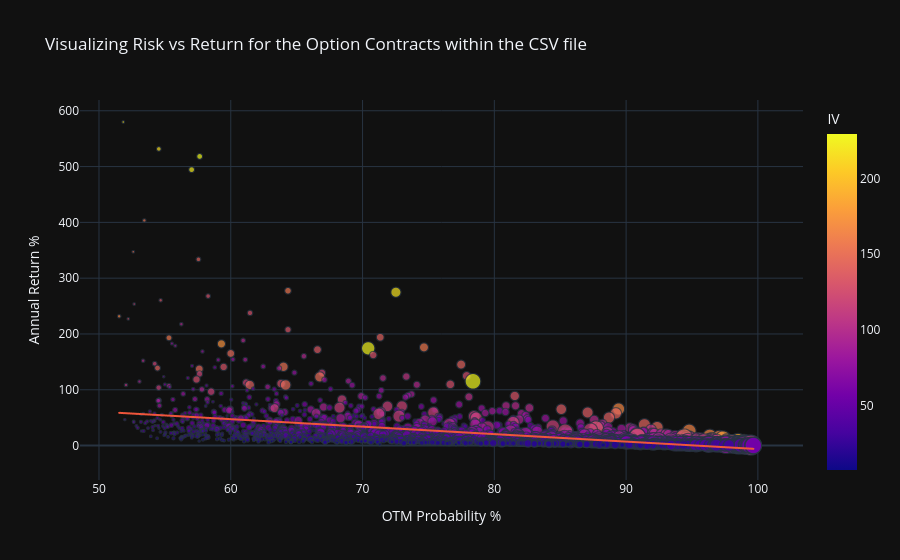

Write notebook code for a chart like this one.
### Code cell
# Creating a Scatter Plot
fig = px.scatter(
    df,
    x='OTM Prob',
    y='Ann Rtn',
    title='Visualizing Risk vs Return for the Option Contracts within the CSV file',
    labels={
        'OTM Prob': 'Out of the Money Probability',
        'Ann Rtn': 'Annualized Return (%)',
    },
    hover_data=df.columns,
    # Adding a trendline using OLS regression
    trendline='ols',
    size='Moneyness',
    color='IV'
)

fig.update_layout(
    xaxis=dict(title='OTM Probability %'),
    yaxis=dict(title='Annual Return %'),
    template='plotly_dark'
)

fig.show()

### Figure 1 — Plotly figure (JSON) as saved in the notebook; plotly's stock layout.template omitted (floating-point values rounded to 4 significant figures; data arrays with more than 128 entries replaced by an {"elided": "..."} marker saying what was removed)
{"data": [{"customdata": {"elided": "2483x11 mixed values"}, "hovertemplate": "Out of the Money Probability=%{x}<br>Annualized Return (%)=%{y}<br>Moneyness=%{customdata[4]}<br>Symbol=%{customdata[0]}<br>Price~=%{customdata[1]}<br>Exp Date=%{customdata[2]}<br>Strike=%{customdata[3]}<br>BE%=%{customdata[5]}<br>Volume=%{customdata[6]}<br>Open Int=%{customdata[7]}<br>IV=%{marker.color}<br>Delta=%{customdata[9]}<br>Ptnl Rtn=%{customdata[10]}<extra></extra>", "legendgroup": "", "marker": {"color": {"elided": "2483 float values"}, "coloraxis": "coloraxis", "size": {"elided": "2483 float values"}, "sizemode": "area", "sizeref": 0.174, "symbol": "circle"}, "mode": "markers", "name": "", "showlegend": false, "type": "scattergl", "x": {"elided": "2483 float values"}, "xaxis": "x", "y": {"elided": "2483 float values"}, "yaxis": "y"}, {"hovertemplate": "<b>OLS trendline</b><br>Ann Rtn = -1.34018 * OTM Prob + 127.76<br>R<sup>2</sup>=0.222454<br><br>Out of the Money Probability=%{x}<br>Annualized Return (%)=%{y} <b>(trend)</b><extra></extra>", "legendgroup": "", "marker": {"symbol": "circle"}, "mode": "lines", "name": "", "showlegend": false, "type": "scattergl", "x": {"elided": "2483 float values"}, "xaxis": "x", "y": {"elided": "2483 float values"}, "yaxis": "y"}], "layout": {"coloraxis": {"colorbar": {"title": {"text": "IV"}}, "colorscale": [[0, "#0d0887"], [0.1111, "#46039f"], [0.2222, "#7201a8"], [0.3333, "#9c179e"], [0.4444, "#bd3786"], [0.5556, "#d8576b"], [0.6667, "#ed7953"], [0.7778, "#fb9f3a"], [0.8889, "#fdca26"], [1, "#f0f921"]]}, "legend": {"itemsizing": "constant", "tracegroupgap": 0}, "title": {"text": "Visualizing Risk vs Return for the Option Contracts within the CSV file"}, "xaxis": {"anchor": "y", "domain": [0, 1], "title": {"text": "OTM Probability %"}}, "yaxis": {"anchor": "x", "domain": [0, 1], "title": {"text": "Annual Return %"}}}}
